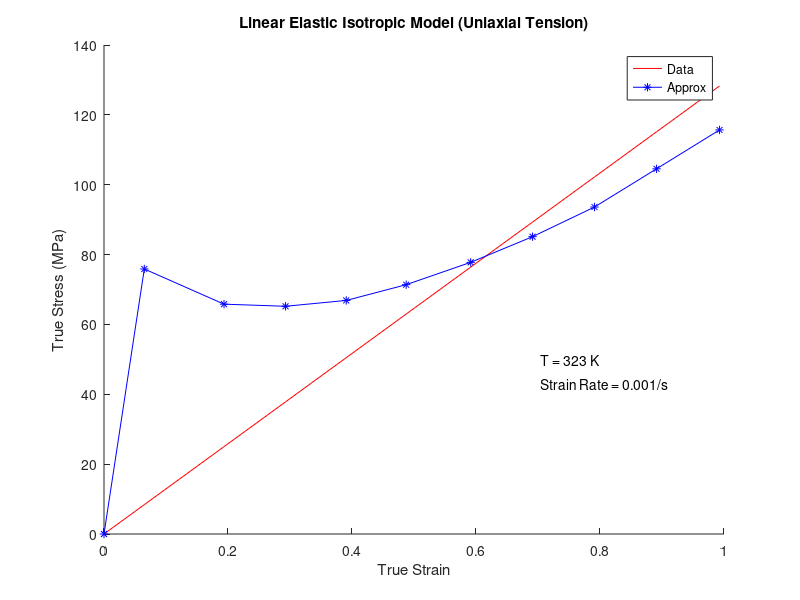

The MATLAB script that drew this image: (Note: this script raises an error after producing the figure.)
%Linear Elastic Isotropic Solid

Data_1= [        0        0
                 0.0650   75.8767
                 0.1936   65.8009
                 0.2928   65.1989
                 0.3907   66.8687
                 0.4874   71.3780
                 0.5914   77.7775
                 0.6912   85.1249
                 0.7911   93.6079
                 0.8912  104.5513
                 0.9928  115.6836];
             
x_data = Data_1(:,1);
y_data = Data_1(:,2);

strain = Data_1(:,1);
stress = zeros(length(strain),1);

%Coefficient found using Curve Fitter
C = 129.2;


for i = 1:length(strain)
   stress(i,1) = C*strain(i,1);
end


figure
title('Linear Elastic Isotropic Model (Uniaxial Tension)')
xlabel('True Strain')
ylabel('True Stress (MPa)')
hold on
plot(strain,stress,'r')
hold on
plot(Data_1(:,1),Data_1(:,2),'b-*')  
hold on
txt1 = ' T = 323 K';
text(0.7,50,txt1)
txt2 = ' Strain Rate = 0.001/s';
text(0.7,43,txt2)
legend('Data','Approx')

%Experimental Data  
exp_data = Data_1(:,2);

%Function for R^2
[r2 rmse] = rsquare(exp_data,stress)

s1 = 'R^2 = ';
s2 = num2str(r2);
s = strcat(s1,s2)
text(0.7,36, s ,'FontSize',10)
